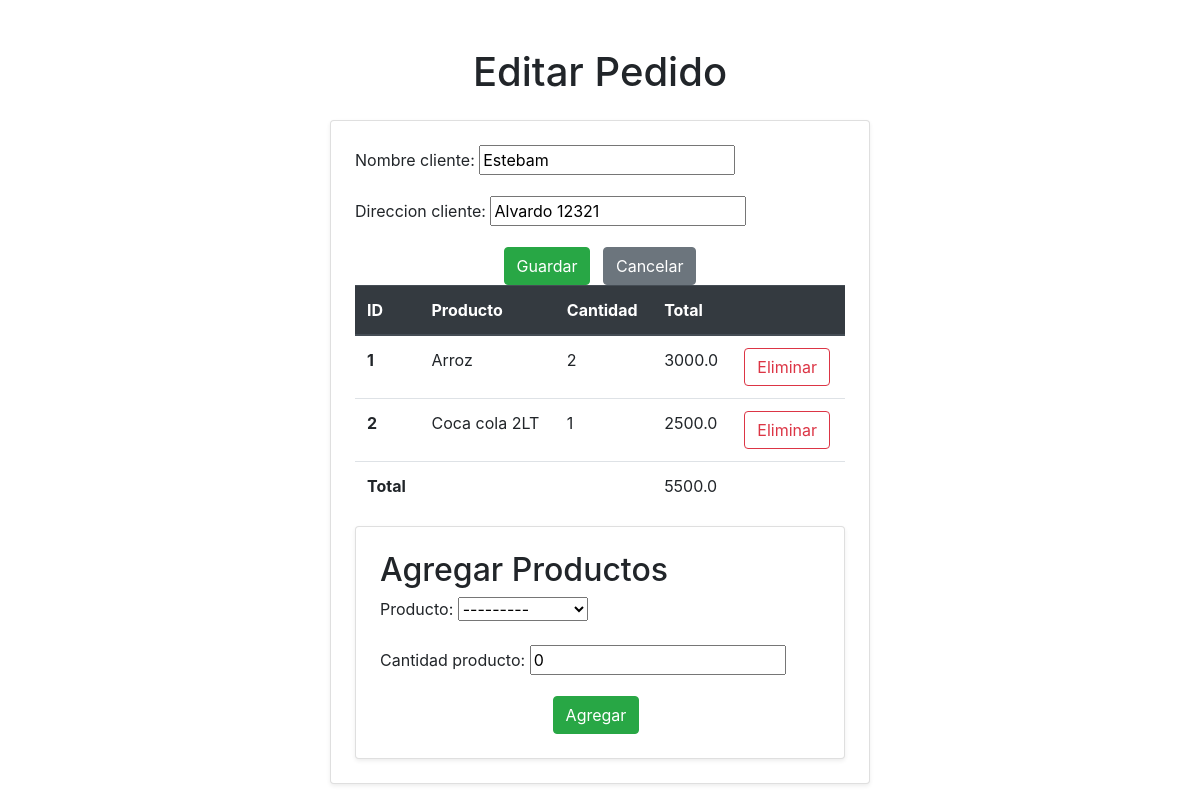
/pedidos/editarPedido/8, run on an earlier commit of the app's database.
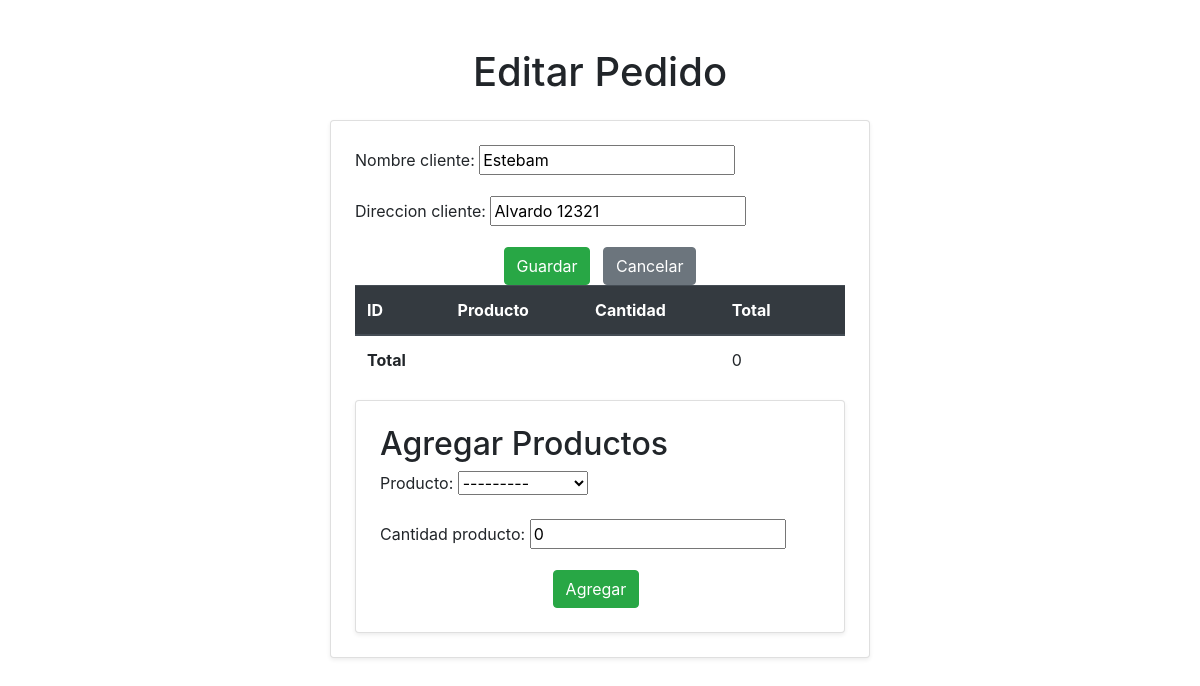
And on a later commit of the database.
### pedidos/models.py (models this page shows, shortened)
class  ProductoPedido(models.Model):
    producto=models.ForeignKey(Productos,on_delete=models.SET_DEFAULT,default=None,related_name='pedidos_producto')
    pedido=models.ForeignKey(Pedidos,on_delete=models.CASCADE,default=1,related_name='productos_pedido_set')
    cantidad_producto=models.IntegerField(default=0)
    def subtotal(self):# Funcion para calcular el precio total del producto x cantidad seleccionada
        return self.producto.precio * self.cantidad_producto

class  Pedidos(models.Model):
    fecha_pedido=models.DateField(auto_now=datetime)
    nombre_cliente=models.CharField(max_length=100)
    direccion_cliente=models.CharField(max_length=300)
    total_pedido=models.FloatField(default=0)
    productos_pedido = models.ManyToManyField(Productos, through='ProductoPedido')

### productos/models.py (models this page shows)
class  Productos(models.Model):
    nombre=models.CharField(max_length=150)
    descripcion=models.TextField(default="Sin descripcion")
    precio=models.FloatField()
    categoria=models.ForeignKey(Categorias,on_delete=models.SET_DEFAULT,default="Sin categoria")
    def __str__(self):
        return self.nombre

### pedidos/views.py (the view)
# urls.py: path('editarPedido/<int:id>', views.editarPedido,name="editarPedido"),
def editarPedido(request,id):
    pedido=get_object_or_404(Pedidos,id=id)
    pedido.total_pedido = sum(producto_pedido.subtotal() for producto_pedido in pedido.productos_pedido_set.all())
    productosXpedido=ProductoPedido.objects.filter(pedido=pedido)
    if request.method=="GET":
        instanciar_pedido=FormPedido(instance=pedido)
        return render(request,"editarPedido.html",{
            "productosXpedido":productosXpedido,
            "pedido":pedido,
            "form":instanciar_pedido,
            "ProductoPedidoForm":ProductoPedidoForm(),
            "id":pedido.id
            })
    else:
        instanciar_pedido=FormPedido(request.POST,instance=pedido)
        if instanciar_pedido.is_valid():
            instanciar_pedido.save()
            return redirect("pedidos")

### pedidos/forms.py
class FormPedido(forms.ModelForm):
    class Meta:
        model=Pedidos
        fields=["nombre_cliente","direccion_cliente"]

class ProductoPedidoForm(forms.ModelForm):
    class Meta:
        model = ProductoPedido
        fields = ['producto', 'cantidad_producto']

### pedidos/templates/editarPedido.html (shortened to what this page needs)
<!DOCTYPE html>
<html lang="en">
<head>
    <link rel="stylesheet" href="https://cdn.jsdelivr.net/npm/bootstrap@4.4.1/dist/css/bootstrap.min.css">
</head>
<body>
    <div class="container mt-5">
        <div class="row justify-content-center">
            <div class="col-md-6">
                <h1 class="text-center mb-4">Editar Pedido</h1>
                <div class="card p-4 shadow-sm">
                    <form action="" method="POST">
                        {{ form.as_p }}
                        <div>
                            <table class="table">
                                <thead class="thead-dark">
                                  <tr>
                                    <th scope="col">ID</th>
                                    <th scope="col">Producto</th>
                                    <th scope="col">Cantidad</th>
                                    <th scope="col">Total</th>
                                    <th></th>
                                  </tr>
                                </thead>
                        </div>
                        <div class="text-center">
                            <button type="submit" class="btn btn-success mr-2">Guardar</button>
                            <button type="button" class="btn btn-secondary">Cancelar</button>
                        </div>
                    </form>
                    <tbody>
                        {% for producto in productosXpedido %}
                        <tr>
                          <th scope="row">{{producto.id}}</th>
                          <td>{{producto.producto.nombre}}</td>
                          <td>{{producto.cantidad_producto}}</td>
                          <td>{{producto.subtotal}}</td>
                          <td>
                              <form action="{% url 'eliminar_producto_pedido' producto.id %}" method="POST">
                                  <button type="submit" class="btn btn-outline-danger" >Eliminar</button>
                              </form>
                          </td>
                        </tr>
                        {% endfor %}
                        <tr>
                          <th>Total</th>
                          <td></td>
                          <td></td>
                          <td colspan="3">{{pedido.total_pedido}}</td>
                        </tr>
                      </tbody>
                </div>
                <div class="card p-4 shadow-sm">
                    <h2>Agregar Productos</h2>
                    <form action="{% url  'agregarProductoPedido' id %}" method="POST">
                        {{ ProductoPedidoForm.as_p }}
                        <div class="text-center">
                            <button type="submit" class="btn btn-success mr-2">Agregar</button>
                        </div>
                    </form>
                </div>
            </div>
        </div>
    </div>
</body>
</html>

What changed in the data, as far as the page shows it:
removed ProductoPedido: id "1", producto.nombre "Arroz", cantidad_producto "2", subtotal "3000.0"
removed ProductoPedido: id "2", producto.nombre "Coca cola 2LT", cantidad_producto "1", subtotal "2500.0"
changed Pedidos "Estebam": total_pedido "5500.0" → "0"
